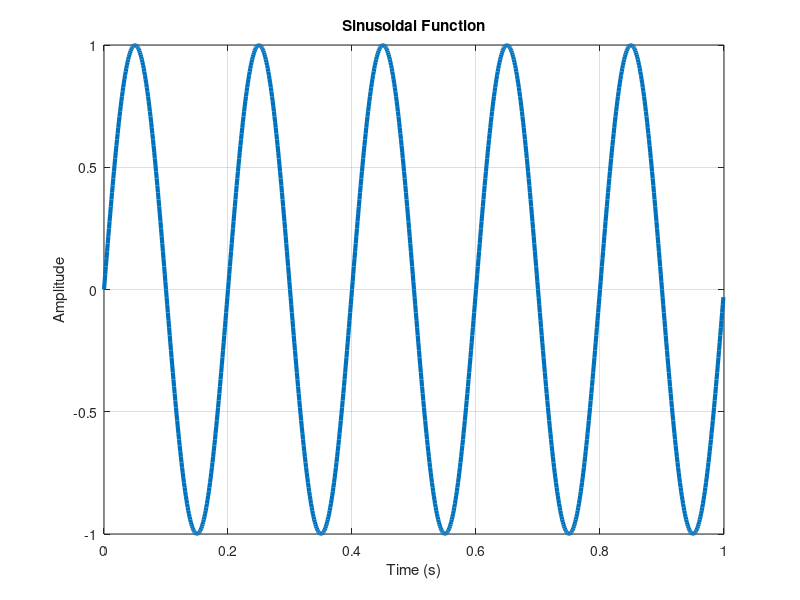

Recreate this plot in MATLAB.
N = 1000;
dt = 0.001;
n = 0:(N-1);
t = n*dt;

f = 5;              % frequency (Hz)
A = 1;              % amplitude
x = A * sin(2*pi*f*t);

plot(t, x, 'LineWidth', 3)
xlabel('Time (s)')
ylabel('Amplitude')
title('Sinusoidal Function')
grid on
